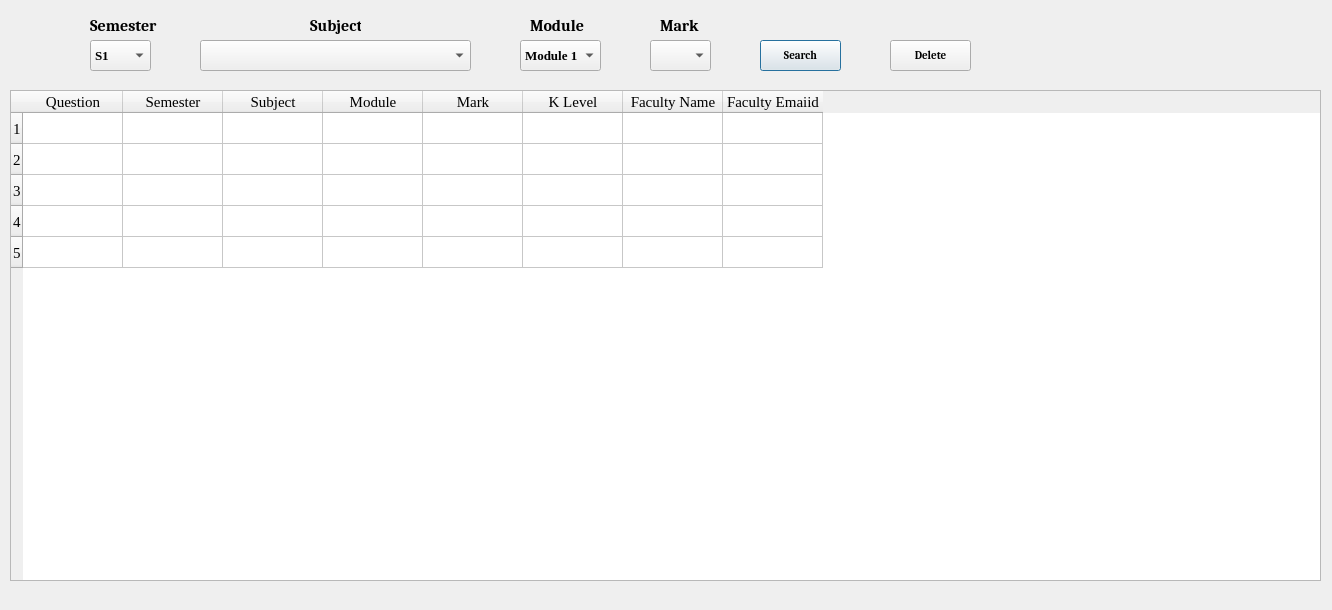
<?xml version="1.0" encoding="UTF-8"?>
<ui version="4.0">
 <class>Dialog</class>
 <widget class="QDialog" name="Dialog">
  <property name="geometry">
   <rect>
    <x>0</x>
    <y>0</y>
    <width>1332</width>
    <height>610</height>
   </rect>
  </property>
  <property name="windowTitle">
   <string>Dialog</string>
  </property>
  <widget class="QTableWidget" name="tblwidget_qnview">
   <property name="geometry">
    <rect>
     <x>10</x>
     <y>90</y>
     <width>1311</width>
     <height>491</height>
    </rect>
   </property>
   <property name="minimumSize">
    <size>
     <width>1311</width>
     <height>0</height>
    </size>
   </property>
   <property name="font">
    <font>
     <family>Times New Roman</family>
     <pointsize>11</pointsize>
    </font>
   </property>
   <property name="frameShape">
    <enum>QFrame::StyledPanel</enum>
   </property>
   <property name="lineWidth">
    <number>3</number>
   </property>
   <property name="editTriggers">
    <set>QAbstractItemView::NoEditTriggers</set>
   </property>
   <property name="selectionBehavior">
    <enum>QAbstractItemView::SelectRows</enum>
   </property>
   <property name="sortingEnabled">
    <bool>false</bool>
   </property>
   <property name="wordWrap">
    <bool>true</bool>
   </property>
   <property name="rowCount">
    <number>5</number>
   </property>
   <property name="columnCount">
    <number>8</number>
   </property>
   <attribute name="verticalHeaderDefaultSectionSize">
    <number>31</number>
   </attribute>
   <row/>
   <row/>
   <row/>
   <row/>
   <row/>
   <column>
    <property name="text">
     <string>Question</string>
    </property>
   </column>
   <column>
    <property name="text">
     <string>Semester</string>
    </property>
   </column>
   <column>
    <property name="text">
     <string>Subject</string>
    </property>
   </column>
   <column>
    <property name="text">
     <string>Module</string>
    </property>
   </column>
   <column>
    <property name="text">
     <string>Mark</string>
    </property>
   </column>
   <column>
    <property name="text">
     <string>K Level</string>
    </property>
   </column>
   <column>
    <property name="text">
     <string>Faculty Name</string>
    </property>
   </column>
   <column>
    <property name="text">
     <string>Faculty Emaiid</string>
    </property>
   </column>
  </widget>
  <widget class="QLabel" name="lbl_sub">
   <property name="geometry">
    <rect>
     <x>310</x>
     <y>10</y>
     <width>51</width>
     <height>31</height>
    </rect>
   </property>
   <property name="font">
    <font>
     <family>Cambria</family>
     <pointsize>12</pointsize>
     <weight>75</weight>
     <bold>true</bold>
    </font>
   </property>
   <property name="text">
    <string>Subject</string>
   </property>
  </widget>
  <widget class="QComboBox" name="combo_sub">
   <property name="geometry">
    <rect>
     <x>200</x>
     <y>40</y>
     <width>271</width>
     <height>31</height>
    </rect>
   </property>
   <property name="font">
    <font>
     <family>Times New Roman</family>
     <pointsize>10</pointsize>
     <weight>75</weight>
     <bold>true</bold>
    </font>
   </property>
  </widget>
  <widget class="QComboBox" name="combo_module">
   <property name="geometry">
    <rect>
     <x>520</x>
     <y>40</y>
     <width>81</width>
     <height>31</height>
    </rect>
   </property>
   <property name="font">
    <font>
     <family>Times New Roman</family>
     <pointsize>10</pointsize>
     <weight>75</weight>
     <bold>true</bold>
    </font>
   </property>
   <item>
    <property name="text">
     <string>Module 1</string>
    </property>
   </item>
  </widget>
  <widget class="QLabel" name="lb_sem">
   <property name="geometry">
    <rect>
     <x>90</x>
     <y>10</y>
     <width>71</width>
     <height>31</height>
    </rect>
   </property>
   <property name="font">
    <font>
     <family>Cambria</family>
     <pointsize>12</pointsize>
     <weight>75</weight>
     <bold>true</bold>
    </font>
   </property>
   <property name="text">
    <string>Semester</string>
   </property>
  </widget>
  <widget class="QLabel" name="lbl_module">
   <property name="geometry">
    <rect>
     <x>530</x>
     <y>10</y>
     <width>61</width>
     <height>31</height>
    </rect>
   </property>
   <property name="font">
    <font>
     <family>Cambria</family>
     <pointsize>12</pointsize>
     <weight>75</weight>
     <bold>true</bold>
    </font>
   </property>
   <property name="text">
    <string>Module</string>
   </property>
  </widget>
  <widget class="QLabel" name="lbl_qmark">
   <property name="geometry">
    <rect>
     <x>660</x>
     <y>10</y>
     <width>41</width>
     <height>31</height>
    </rect>
   </property>
   <property name="font">
    <font>
     <family>Cambria</family>
     <pointsize>12</pointsize>
     <weight>75</weight>
     <bold>true</bold>
    </font>
   </property>
   <property name="text">
    <string>Mark</string>
   </property>
  </widget>
  <widget class="QComboBox" name="combo_sem">
   <property name="geometry">
    <rect>
     <x>90</x>
     <y>40</y>
     <width>61</width>
     <height>31</height>
    </rect>
   </property>
   <property name="font">
    <font>
     <family>Times New Roman</family>
     <pointsize>10</pointsize>
     <weight>75</weight>
     <bold>true</bold>
    </font>
   </property>
   <item>
    <property name="text">
     <string>S1</string>
    </property>
   </item>
  </widget>
  <widget class="QComboBox" name="combo_mark">
   <property name="geometry">
    <rect>
     <x>650</x>
     <y>40</y>
     <width>61</width>
     <height>31</height>
    </rect>
   </property>
   <property name="font">
    <font>
     <family>Times New Roman</family>
     <pointsize>10</pointsize>
     <weight>75</weight>
     <bold>true</bold>
    </font>
   </property>
  </widget>
  <widget class="QPushButton" name="btn_search">
   <property name="geometry">
    <rect>
     <x>760</x>
     <y>40</y>
     <width>81</width>
     <height>31</height>
    </rect>
   </property>
   <property name="font">
    <font>
     <family>Cambria</family>
     <pointsize>8</pointsize>
     <weight>75</weight>
     <bold>true</bold>
    </font>
   </property>
   <property name="text">
    <string>Search</string>
   </property>
  </widget>
  <widget class="QPushButton" name="btn_delete">
   <property name="geometry">
    <rect>
     <x>890</x>
     <y>40</y>
     <width>81</width>
     <height>31</height>
    </rect>
   </property>
   <property name="font">
    <font>
     <family>Cambria</family>
     <pointsize>8</pointsize>
     <weight>75</weight>
     <bold>true</bold>
    </font>
   </property>
   <property name="text">
    <string>Delete</string>
   </property>
  </widget>
 </widget>
 <resources/>
 <connections/>
</ui>
